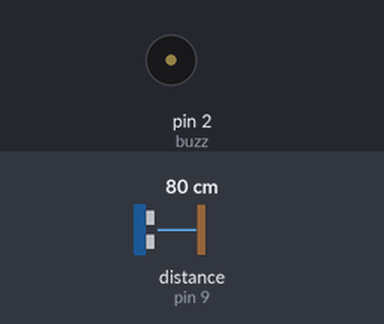
Bench run of a sketch on a simulated Arduino Uno, built with avr-gcc and run on an emulated ATmega328P. Parts: buzzer (waves = sounding). Wiring (inferred from the names in the program): ultrasonic range finder: trigger pin 12; echo pin 9. Inputs (shaded band) come from the test bench; at power-on: distance to the obstacle (sensor on pin 9) 80 cm. The echo pulse lasts 58.3 µs per cm; what the sketch prints to the serial monitor is not drawn.

Above: at 1.5 s.
At 19.5 s:
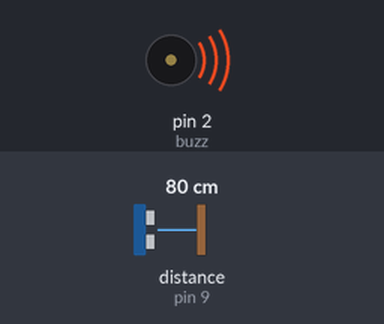
Timing chart, 0 to 20.8 s (numbered marks = the images above):
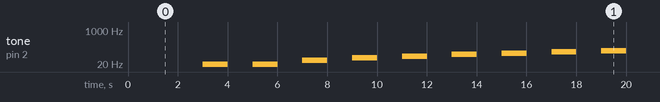

Measured:
- by itself, tone on pin 2 (buzz): plays 10 Hz for 1.0 s, 20 Hz for 1.0 s, 30 Hz for 1.0 s, 40 Hz for 1.0 s, 50 Hz for 1.0 s, 60 Hz for 1.0 s … (64 notes in this stretch)

The sketch:

assignment_11.ino
```cpp
int t=12;
int e=9;
int led=4;
int buzz=2;

void setup()
{
  Serial.begin(9600);
  pinMode(t,OUTPUT);
  pinMode(e,INPUT);
  pinMode(buzz,OUTPUT);
}

void loop()
{
  //ultrasonic sensor
  digitalWrite(t,LOW);
  digitalWrite(t,HIGH);
  delayMicroseconds(10);
  digitalWrite(t,LOW);
  float dur=pulseIn(e,HIGH);
  float dis=(dur*0.0343)/2;
  Serial.print("Distance is: ");
  Serial.println(dis);

    //LED ON
  if(dis>=100)
  {
    digitalWrite(led,HIGH);
  }

  //Buzzer For ultrasonic Sensor
  if(dis>=100)
  {
  for(int i=0; i<=30000; i=i+10)
  {
  tone(buzz,i);
  delay(1000);
  noTone(buzz);
  delay(1000);
  }
  }


    //Temperate Sensor
  double a= analogRead(A0);
  double t=(((a/1024)*5)-0.5)*100;
  Serial.print("Temp Value: ");
  Serial.println(t);
  delay(1000);


  //LED ON
  if(t>=100)
  {
    digitalWrite(led,HIGH);
  }

  //Buzzer for Temperature Sensor
  if(t>=100)
  {
  for(int i=0; i<=30000; i=i+10)
  {
  tone(buzz,i);
  delay(1000);
  noTone(buzz);
  delay(1000);
  }
  }

   //LED OFF
  if(t<100)
  {
    digitalWrite(led,LOW);
  }
}
```
